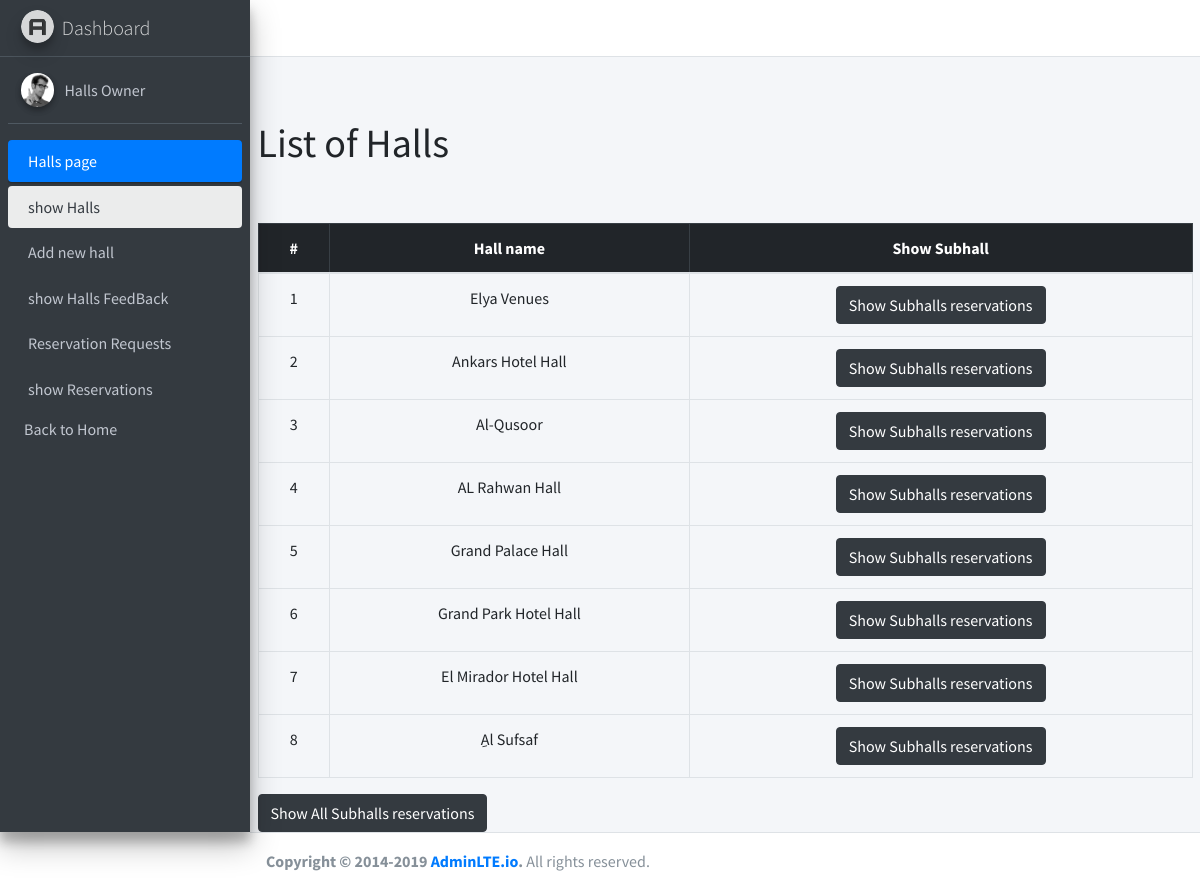
The page /admin/showresowner.php (signed in) on the database as committed earlier.
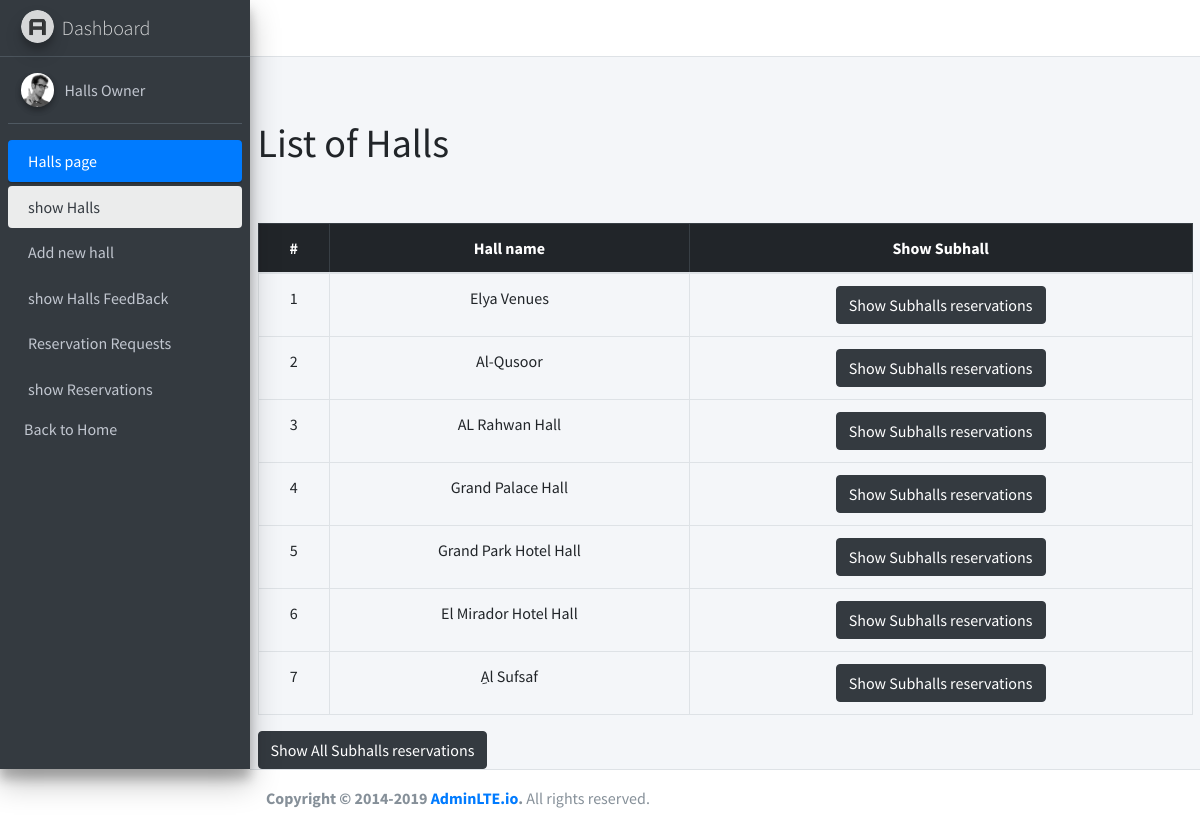
The same page on the database as committed later.
### tables this page shows
CREATE TABLE `halls` (
  `id` int NOT NULL,
  `name` varchar(200) NOT NULL,
  `type` int NOT NULL,
  `city` enum('Birzeit','Jifna','Betonya','Kufur Aqab','Ramallah','Ramallah(Al-Masayif)','Ramallah(Al-Tireh)','Ramallah (Al-Irsal)','Ramallah(Al-Masyoun)','Al-Bireh','Al-Bireh(Nablus Street)','Al-Bireh(Al-Balou)','Al-Bireh(Um Al-Sharayet)','Al-Bireh(Al-Quds Street)') NOT NULL,
  `address` varchar(255) NOT NULL,
  `hall_describtion` varchar(500) NOT NULL,
  `image` varchar(500) NOT NULL,
  `image_view` varchar(255) NOT NULL,
  `video_view` varchar(500) NOT NULL,
  `user_id` int NOT NULL,
  `status` enum('pending','approved','canceled') NOT NULL DEFAULT 'pending'
);

### admin/handlers/get_owner_hall.php (called while the page is built)
<?php
$test= $_SESSION['userId'];
$sql="SELECT h.id,h.name,h.type,h.city,h.address, h.hall_describtion,h.status FROM halls h where h.user_id ='$test'";
$sqlResult=mysqli_query($conn,$sql);
$hallData=mysqli_fetch_all($sqlResult);
?>

### admin/showresowner.php (the view, shortened to what this page needs)
<?php session_start();
require("handlers/db.php");
require("handlers/get_owner_hall.php");
$test= $_SESSION['userId'];
$sql="SELECT h.id,h.name,h.type,h.city,h.address, h.hall_describtion FROM halls h where h.user_id ='$test'";
$query=mysqli_query($conn,$sql);
if(mysqli_num_rows($query)>0){
    $halls=mysqli_fetch_all($query,MYSQLI_ASSOC);
    }
require("inc/header.php");
?>
<main role="main" class="flex-shrink-0 ">
        <div class="container">
        <br>
            <h1>List of Halls</h1>
            <br>
        <br>
            <table class="table table-bordered text-center justify-content-start">
                <thead  class="table-dark">
                    <tr>
                    <th scope="col">#</th>
                    <th scope="col"  >Hall name</th>
                    <th scope="col">Show Subhall</th>
                    </tr>
                </thead>
                <tbody>
<?php
if(isset($halls)){
foreach($hallData as $index=>$halls){?>
    <tr>
    <td><?=$index+1;?></td>
    <td><?=$halls[1];
    ?></td>
    <td><a href="resdetails.php?hallId=<?= $_SESSION['hallId'];?>&start_date=<?= 'null'; ?>&end_date=<?= 'null'; ?>"class="btn btn-dark">Show Subhalls reservations</a></td>
    </tr>
<?php }
}
else{?>
  <tr>
    <td colspan="6" class="text-center">No Halls Added</td>
  </tr>
  <?php
} ?>
                </tbody>
            </table>
            <a href="allincomes.php?userId=<?= $test?>&start_date=<?= 'null'; ?>&end_date=<?= 'null'; ?>"class="btn btn-dark">Show All Subhalls reservations</a>
        </div>
    </main>
  <?php
require("inc/footer.php");
?>

Rows that differ between the two databases and show on the page:
removed halls: name "Ankars Hotel Hall"
